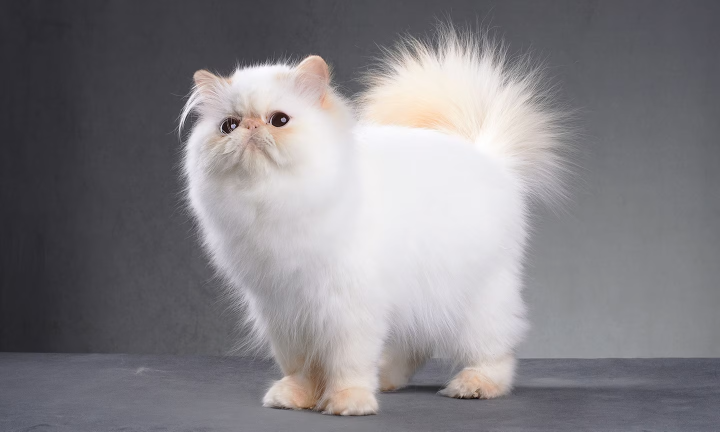
#> input picture assets/images/cat1.png, 1439 x 863 px (shown at 1/2 size)
$ jupyter execute L11_image_blending.ipynb
#> lines starting #> are read from the running program, lines starting #| are printed output that depends on the picture
[cell 1]
import cv2
import matplotlib.pyplot as plt

from core.entities.constants import Paths as p

[cell 2]
img1_path = p.IMAGE_ASSETS / "cat1.png"
img1 = cv2.imread(img1_path)
#> img1 is the input picture: shape (863, 1439, 3); mean B, G, R 134.2, 130, 132.5
height1, width1, _ = img1.shape
#> height1 = 863; width1 = 1439

print(f"height: {height1}, width: {width1}")
#| height: 863, width: 1439

plt.figure()
plt.imshow(img1)

[cell 3]
img2_path = p.IMAGE_ASSETS / "night_sky.jpg"
img2 = cv2.imread(img2_path)
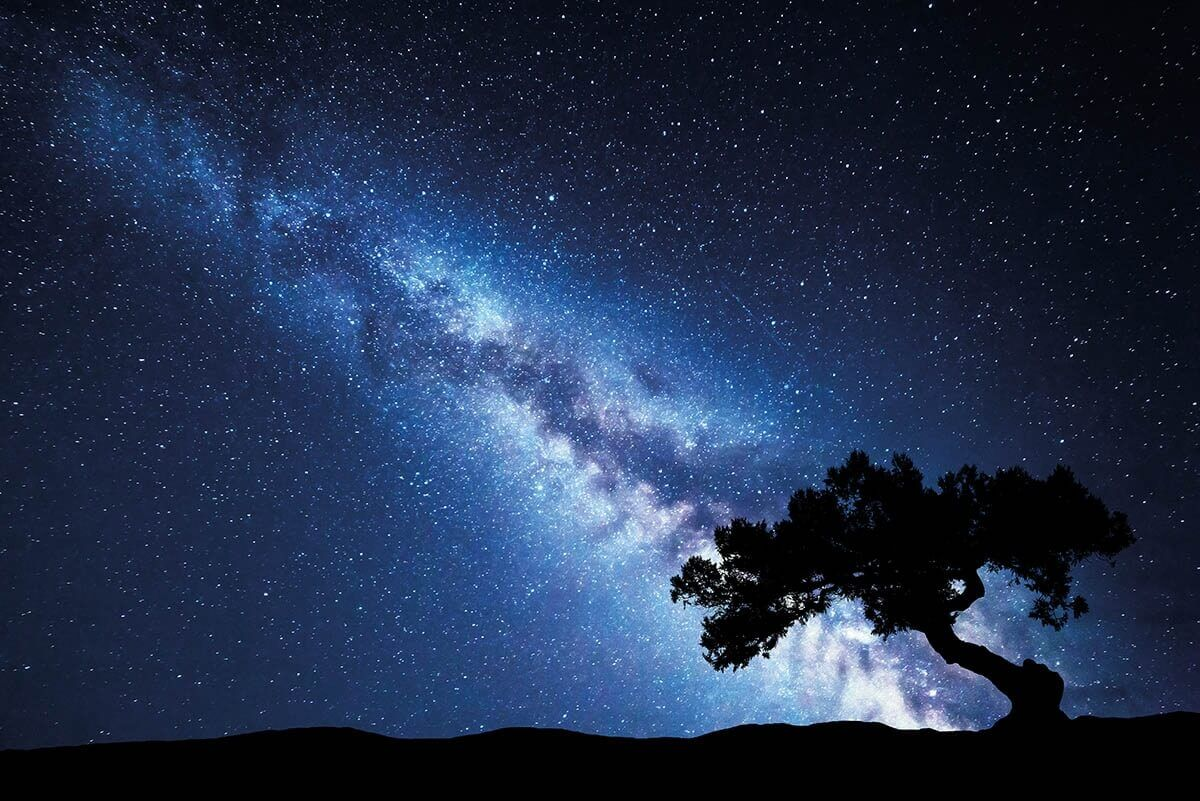
#> input picture assets/images/night_sky.jpg, 1200 x 801 px
#> img2 is the input picture: shape (801, 1200, 3); mean B, G, R 75.6, 47.5, 32.9
height, width, _ = img2.shape
#> height = 801; width = 1200

print(f"height: {height}, width: {width}")
#| height: 801, width: 1200

plt.figure()
plt.imshow(img2)

[cell 4]
scale_factor = width / width1
#> scale_factor = 0.834
scale_factor
#> Out = 0.834

[cell 5]
cat_scaled = cv2.resize(img1, None, fx=scale_factor, fy=scale_factor, interpolation=cv2.INTER_AREA)
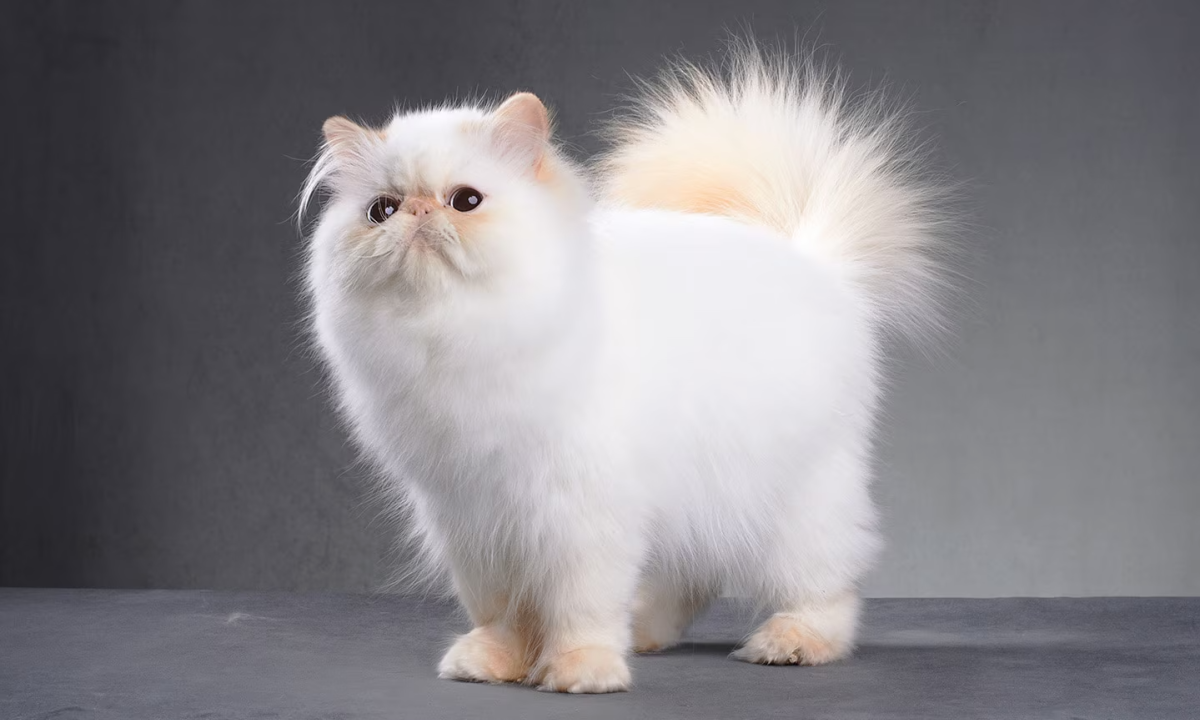
#> cat_scaled: shape (720, 1200, 3); mean B, G, R 134.2, 129.9, 132.5

plt.figure()
plt.imshow(cat_scaled)

[cell 6]
cat_scaled_h, cat_scaled_w, _ = cat_scaled.shape
#> cat_scaled_h = 720; cat_scaled_w = 1200

[cell 7]
y0 = 0
x0 = 0

sky_bg = img2[y0:y0+cat_scaled_h, x0:x0+cat_scaled_w]
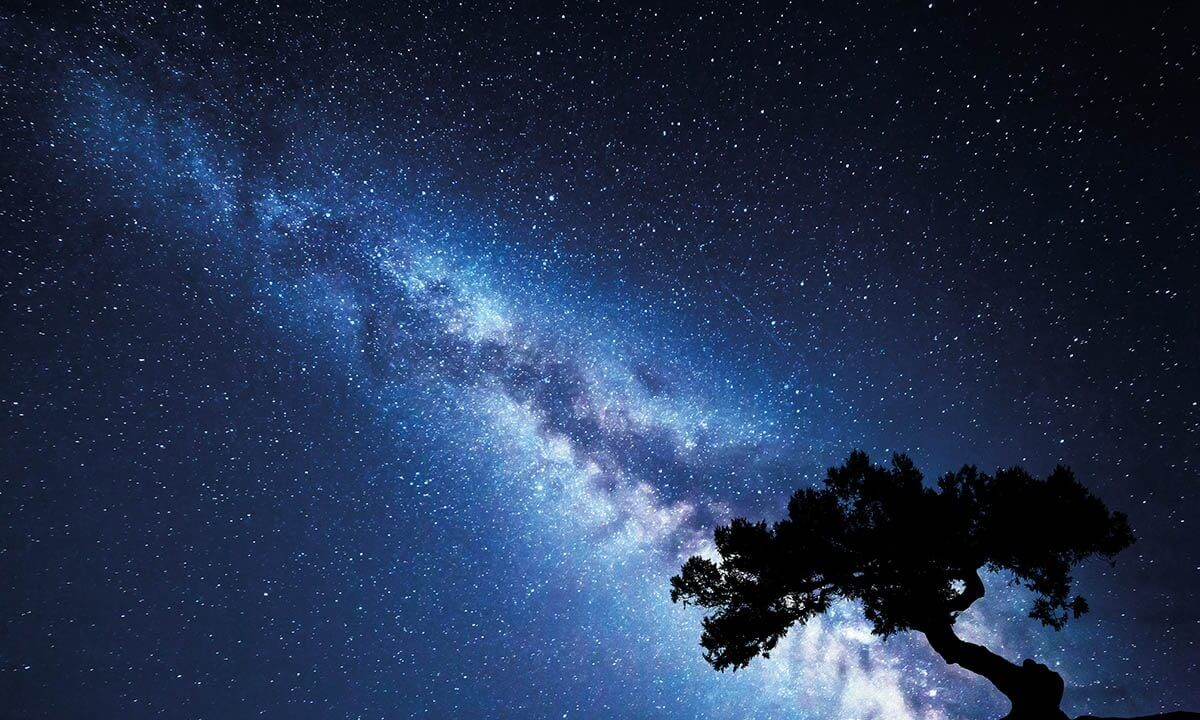
#> sky_bg: shape (720, 1200, 3); mean B, G, R 82.3, 51.7, 35.7
plt.figure()
plt.imshow(sky_bg)

[cell 8]
def blended_trackbar_callback(input):
    pass

[cell 9]
window_name = "blended_image"

scale = 100
cv2.namedWindow(window_name)
cv2.createTrackbar("alpha", window_name, 50, 1 * scale, blended_trackbar_callback)
cv2.createTrackbar("gamma", window_name, 0, 255, blended_trackbar_callback)

[cell 10]
while True:
    if cv2.waitKey(1) == ord('q'):
#> (key q is pressed here)
